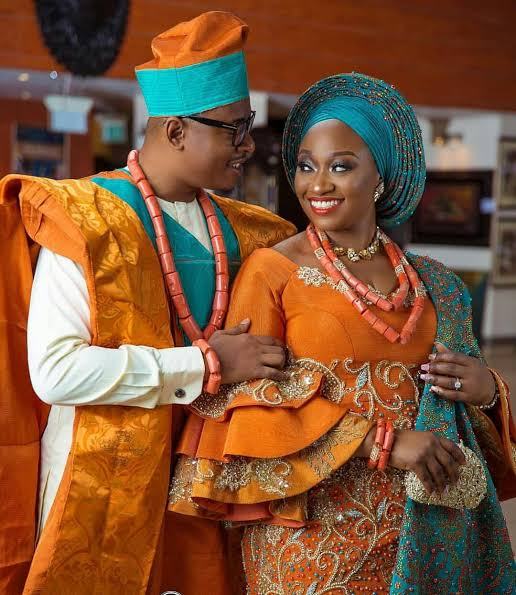
#> input picture Image_Processing/images/kee.jpeg, 516 x 595 px, found by its file name
$ python imggray.py
#> lines starting #> are read from the running program, lines starting #| are printed output that depends on the picture
#import needed libraries
import numpy as np
import sys
import imutils
import argparse
import cv2

#Load our image
image = cv2.imread("image/kee.jpeg")
#> image is the input picture: shape (595, 516, 3); mean B, G, R 55.8, 84.6, 127.8
cv2.imshow("Original", image)
cv2.waitKey(0)

# convert the image to grayscale
gray_img = cv2.cvtColor(image, cv2.COLOR_BGR2GRAY)
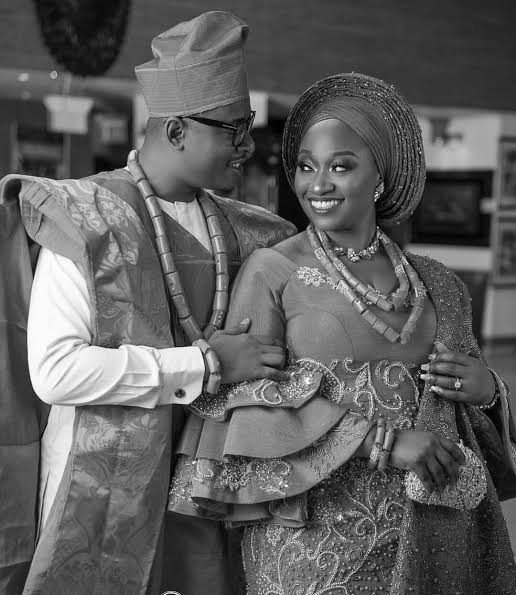
#> gray_img: shape (595, 516); min 0, max 255, mean 94.2
cv2.imshow("Grayscale", gray_img)
cv2.waitKey(0)
#> (the run stopped early here; a loop or call above may not have finished)

$ run again, with Image_Processing/images/blob.JPG copied over Image_Processing/images/kee.jpeg
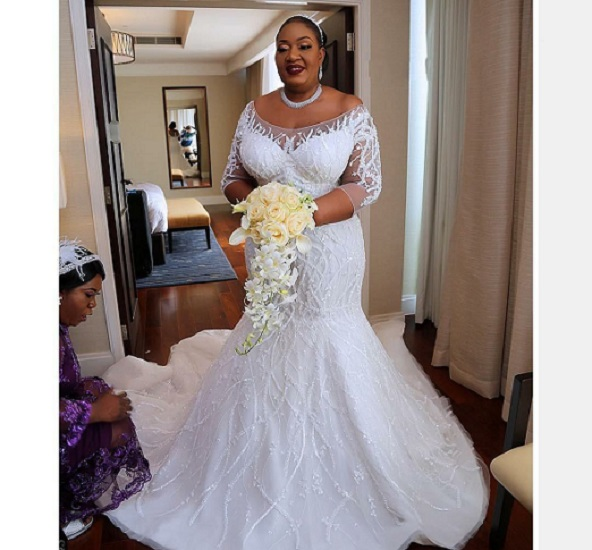
#> input picture Image_Processing/images/blob.JPG, 592 x 550 px, found by its file name
#> image is the input picture: shape (550, 592, 3); mean B, G, R 148.2, 150.1, 160.6
#> `gray_img = cv2.cvtColor(image, cv2.COLOR_BGR2GRAY)`:
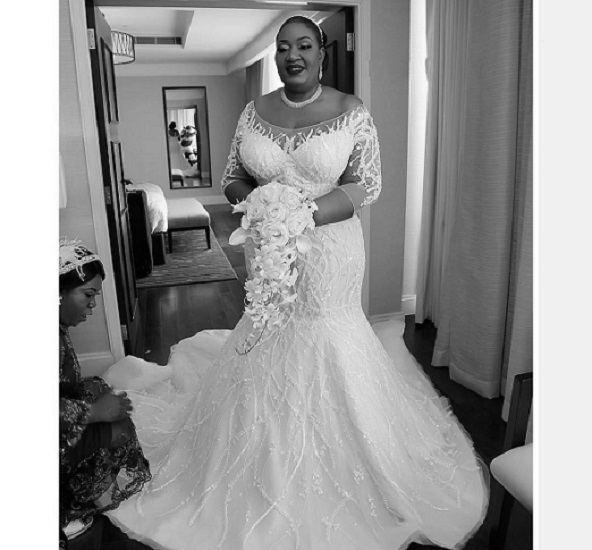
#> gray_img: shape (550, 592); min 0, max 255, mean 153

$ run again, with Image_Processing/images/hux.jpg copied over Image_Processing/images/kee.jpeg
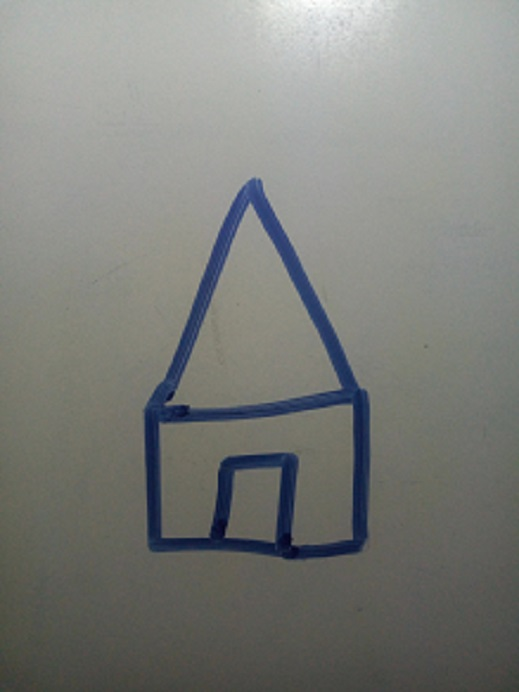
#> input picture Image_Processing/images/hux.jpg, 519 x 692 px, found by its file name
#> image is the input picture: shape (692, 519, 3); mean B, G, R 122.6, 126.6, 125
#> `gray_img = cv2.cvtColor(image, cv2.COLOR_BGR2GRAY)`:
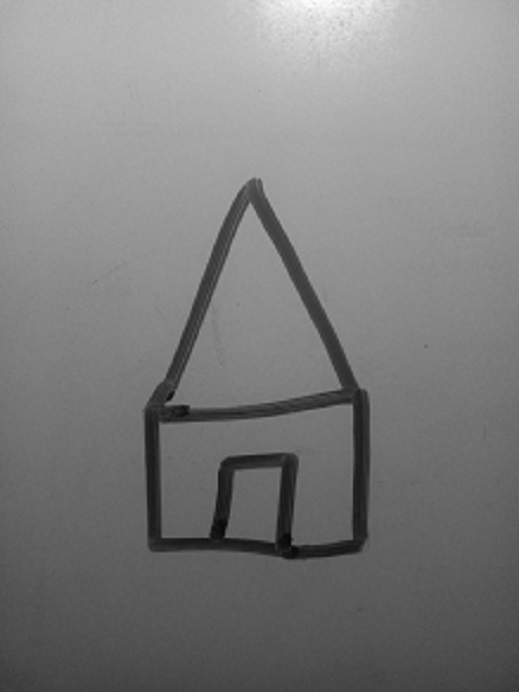
#> gray_img: shape (692, 519); min 5, max 255, mean 125.7

$ run again, with Image_Processing/images/huz.jpg copied over Image_Processing/images/kee.jpeg
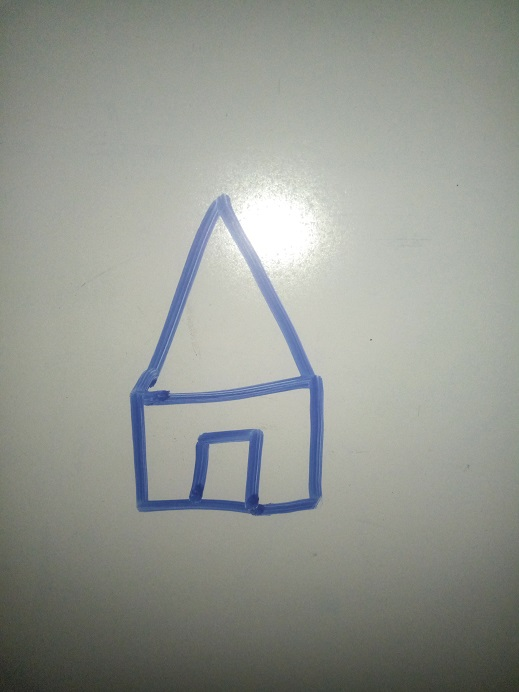
#> input picture Image_Processing/images/huz.jpg, 519 x 692 px, found by its file name
#> image is the input picture: shape (692, 519, 3); mean B, G, R 145.1, 151.8, 148.5
#> `gray_img = cv2.cvtColor(image, cv2.COLOR_BGR2GRAY)`:
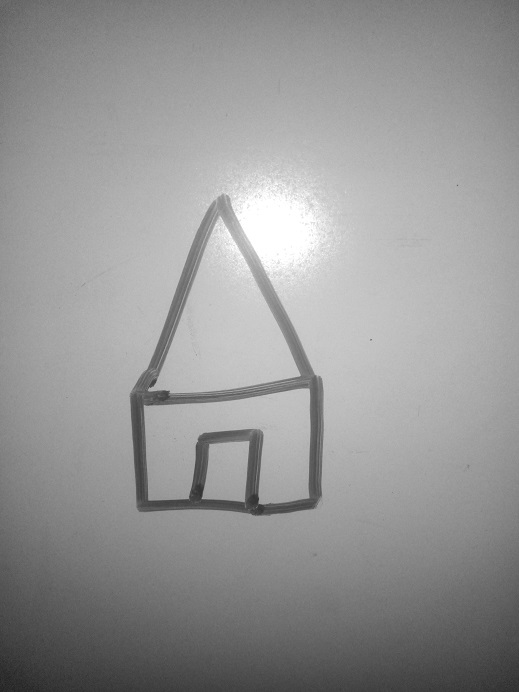
#> gray_img: shape (692, 519); min 31, max 255, mean 150.1
